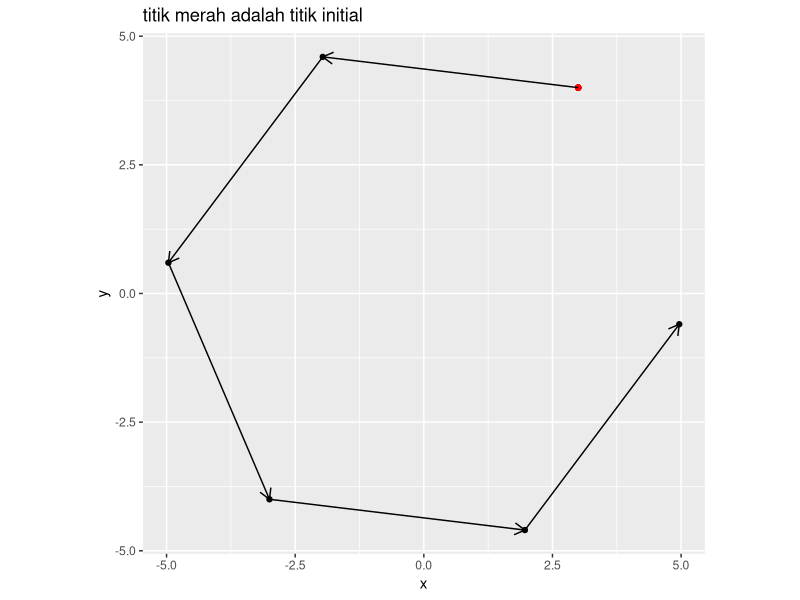

This chart was generated by the following R code:
## ---- chunk 1
rm(list=ls())
options(digits = 4)

library(dplyr)
library(ggplot2)
## ---- chunk 2
# function untuk random titik
rand_titik = function(a,b){
  runif(2,a,b)
}

rot = 20
x0 = rand_titik(0,10)

# function mulai dari sini
rotasi_kan = function(x0,rot){
  # menghitung theta
  theta = 2*pi/rot

  # definisi matriks rotasi
  A = matrix(c(cos(theta),-sin(theta),
             sin(theta),cos(theta)),
           ncol = 2,byrow = T)
  
  # bikin template
  temp = vector("list")
  temp[[1]] = x0

  # proses rotasi
  for(i in 2:rot){
    xk = A %*% x0
    temp[[i]] = xk
    x0 = xk
  }
  
  # bikin template data frame
  final = data.frame(x = rep(NA,rot),
                     y = rep(NA,rot))
  
  # gabung data dari list
  for(i in 1:rot){
    tempura = temp[[i]]
    final$x[i] = tempura[1]
    final$y[i] = tempura[2]
  }

  # bikin plot
  plot = 
    ggplot() +
    geom_point(aes(x,y),data = final) +
    geom_point(aes(x[1],y[1]),
               data = final,
               color = "red") +
    coord_equal() +
    labs(title = "titik merah adalah titik initial") 
  
  # enrich
  panah = data.frame(
    x_start = final$x[1:(rot-1)],
    x_end = final$x[2:rot],
    y_start = final$y[1:(rot-1)],
    y_end = final$y[2:rot]
  )
  
  plot = 
    plot + 
    geom_segment(aes(x = x_start,
                 xend = x_end,
                 y = y_start,
                 yend = y_end),
                 data = panah,
                 arrow = arrow(length = unit(.3,"cm"))
                 )
  
  # definisi output
  list("Grafik" = plot,
       "Data" = final)
  }


rotasi_kan(c(3,4),6)
